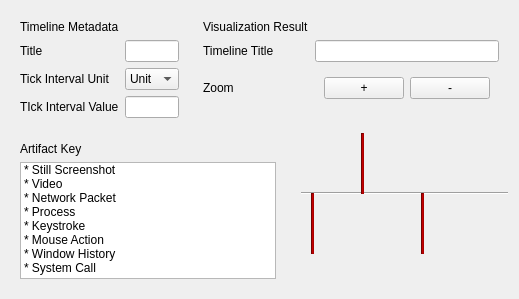
                      <widget class="QWidget" name="scrollAreaWidgetContents">
                       <property name="geometry">
                        <rect>
                         <x>0</x>
                         <y>0</y>
                         <width>519</width>
                         <height>299</height>
                        </rect>
                       </property>
                       <layout class="QGridLayout" name="gridLayout_6">
                        <item row="1" column="0" alignment="Qt::AlignTop">
                         <widget class="QFrame" name="timeline_footer">
                          <property name="frameShape">
                           <enum>QFrame::NoFrame</enum>
                          </property>
                          <property name="frameShadow">
                           <enum>QFrame::Plain</enum>
                          </property>
                          <layout class="QGridLayout" name="gridLayout_8">
                           <property name="leftMargin">
                            <number>0</number>
                           </property>
                           <property name="topMargin">
                            <number>0</number>
                           </property>
                           <property name="rightMargin">
                            <number>0</number>
                           </property>
                           <property name="bottomMargin">
                            <number>0</number>
                           </property>
                           <item row="0" column="0" alignment="Qt::AlignLeft">
                            <widget class="QFrame" name="timeline_legend">
                             <property name="frameShape">
                              <enum>QFrame::NoFrame</enum>
                             </property>
                             <property name="frameShadow">
                              <enum>QFrame::Raised</enum>
                             </property>
                             <layout class="QVBoxLayout" name="verticalLayout_2">
                              <item>
                               <widget class="QLabel" name="label_35">
                                <property name="text">
                                 <string>Artifact Key</string>
                                </property>
                               </widget>
                              </item>
                              <item>
                               <widget class="QListWidget" name="listWidget">
                                <item>
                                 <property name="text">
                                  <string>* Still Screenshot</string>
                                 </property>
                                </item>
                                <item>
                                 <property name="text">
                                  <string>* Video</string>
                                 </property>
                                </item>
                                <item>
                                 <property name="text">
                                  <string>* Network Packet</string>
                                 </property>
                                </item>
                                <item>
                                 <property name="text">
                                  <string>* Process</string>
                                 </property>
                                </item>
                                <item>
                                 <property name="text">
                                  <string>* Keystroke</string>
                                 </property>
                                </item>
                                <item>
                                 <property name="text">
                                  <string>* Mouse Action</string>
                                 </property>
                                </item>
                                <item>
                                 <property name="text">
                                  <string>* Window History</string>
                                 </property>
                                </item>
                                <item>
                                 <property name="text">
                                  <string>* System Call</string>
                                 </property>
                                </item>
                               </widget>
                              </item>
                             </layout>
                            </widget>
                           </item>
                           <item row="0" column="1">
                            <widget class="QFrame" name="frame_3">
                             <property name="frameShape">
                              <enum>QFrame::NoFrame</enum>
                             </property>
                             <property name="frameShadow">
                              <enum>QFrame::Plain</enum>
                             </property>
                             <widget class="Line" name="line">
                              <property name="geometry">
                               <rect>
                                <x>10</x>
                                <y>50</y>
                                <width>341</width>
                                <height>20</height>
                               </rect>
                              </property>
                              <property name="orientation">
                               <enum>Qt::Horizontal</enum>
                              </property>
                             </widget>
                             <widget class="Line" name="line_2">
                              <property name="geometry">
                               <rect>
                                <x>20</x>
                                <y>60</y>
                                <width>3</width>
                                <height>61</height>
                               </rect>
                              </property>
                              <property name="styleSheet">
                               <string notr="true">background-color: rgb(170, 0, 0);
border-color: rgb(170, 0, 0);</string>
                              </property>
                              <property name="orientation">
                               <enum>Qt::Vertical</enum>
                              </property>
                             </widget>
                             <widget class="Line" name="line_3">
                              <property name="geometry">
                               <rect>
                                <x>70</x>
                                <y>0</y>
                                <width>3</width>
                                <height>61</height>
                               </rect>
                              </property>
                              <property name="styleSheet">
                               <string notr="true">background-color: rgb(170, 0, 0);
border-color: rgb(170, 0, 0);</string>
                              </property>
                              <property name="orientation">
                               <enum>Qt::Vertical</enum>
                              </property>
                             </widget>
                             <widget class="Line" name="line_5">
                              <property name="geometry">
                               <rect>
                                <x>230</x>
                                <y>0</y>
                                <width>3</width>
                                <height>61</height>
                               </rect>
                              </property>
                              <property name="styleSheet">
                               <string notr="true">background-color: rgb(170, 0, 0);
border-color: rgb(170, 0, 0);</string>
                              </property>
                              <property name="orientation">
                               <enum>Qt::Vertical</enum>
                              </property>
                             </widget>
                             <widget class="Line" name="line_6">
                              <property name="geometry">
                               <rect>
                                <x>280</x>
                                <y>60</y>
                                <width>3</width>
                                <height>61</height>
                               </rect>
                              </property>
                              <property name="styleSheet">
                               <string notr="true">background-color: rgb(170, 0, 0);
border-color: rgb(170, 0, 0);</string>
                              </property>
                              <property name="orientation">
                               <enum>Qt::Vertical</enum>
                              </property>
                             </widget>
                             <widget class="Line" name="line_7">
                              <property name="geometry">
                               <rect>
                                <x>340</x>
                                <y>0</y>
                                <width>3</width>
                                <height>61</height>
                               </rect>
                              </property>
                              <property name="styleSheet">
                               <string notr="true">background-color: rgb(170, 0, 0);
border-color: rgb(170, 0, 0);</string>
                              </property>
                              <property name="orientation">
                               <enum>Qt::Vertical</enum>
                              </property>
                             </widget>
                             <widget class="Line" name="line_8">
                              <property name="geometry">
                               <rect>
                                <x>10</x>
                                <y>200</y>
                                <width>391</width>
                                <height>16</height>
                               </rect>
                              </property>
                              <property name="orientation">
                               <enum>Qt::Horizontal</enum>
                              </property>
                             </widget>
                             <widget class="Line" name="line_4">
                              <property name="geometry">
                               <rect>
                                <x>130</x>
                                <y>60</y>
                                <width>3</width>
                                <height>61</height>
                               </rect>
                              </property>
                              <property name="styleSheet">
                               <string notr="true">background-color: rgb(170, 0, 0);</string>
                              </property>
                              <property name="orientation">
                               <enum>Qt::Vertical</enum>
                              </property>
                             </widget>
                             <widget class="QLabel" name="label_36">
                              <property name="geometry">
                               <rect>
                                <x>10</x>
                                <y>230</y>
                                <width>61</width>
                                <height>16</height>
                               </rect>
                              </property>
                              <property name="text">
                               <string>9/11/2021</string>
                              </property>
                             </widget>
                             <widget class="QLabel" name="label_37">
                              <property name="geometry">
                               <rect>
                                <x>110</x>
                                <y>230</y>
                                <width>61</width>
                                <height>16</height>
                               </rect>
                              </property>
                              <property name="text">
                               <string>9/13/2021</string>
                              </property>
                             </widget>
                             <widget class="QLabel" name="label_38">
                              <property name="geometry">
                               <rect>
                                <x>210</x>
                                <y>230</y>
                                <width>61</width>
                                <height>16</height>
                               </rect>
                              </property>
                              <property name="text">
                               <string>9/15/2021</string>
                              </property>
                             </widget>
                             <widget class="QLabel" name="label_39">
                              <property name="geometry">
                               <rect>
                                <x>320</x>
                                <y>230</y>
                                <width>61</width>
                                <height>16</height>
                               </rect>
                              </property>
                              <property name="text">
                               <string>9/18/2021</string>
                              </property>
                             </widget>
                             <widget class="Line" name="line_9">
                              <property name="geometry">
                               <rect>
                                <x>20</x>
                                <y>200</y>
                                <width>16</width>
                                <height>21</height>
                               </rect>
                              </property>
                              <property name="orientation">
                               <enum>Qt::Vertical</enum>
                              </property>
                             </widget>
                             <widget class="Line" name="line_10">
                              <property name="geometry">
                               <rect>
                                <x>120</x>
                                <y>200</y>
                                <width>16</width>
                                <height>21</height>
                               </rect>
                              </property>
                              <property name="orientation">
                               <enum>Qt::Vertical</enum>
                              </property>
                             </widget>
                             <widget class="Line" name="line_11">
                              <property name="geometry">
                               <rect>
                                <x>220</x>
                                <y>200</y>
                                <width>16</width>
                                <height>21</height>
                               </rect>
                              </property>
                              <property name="orientation">
                               <enum>Qt::Vertical</enum>
                              </property>
                             </widget>
                             <widget class="Line" name="line_12">
                              <property name="geometry">
                               <rect>
                                <x>330</x>
                                <y>200</y>
                                <width>16</width>
                                <height>21</height>
                               </rect>
                              </property>
                              <property name="orientation">
                               <enum>Qt::Vertical</enum>
                              </property>
                             </widget>
                            </widget>
                           </item>
                          </layout>
                         </widget>
                        </item>
                        <item row="0" column="0" alignment="Qt::AlignTop">
                         <widget class="QFrame" name="timeline_header">
                          <property name="autoFillBackground">
                           <bool>false</bool>
                          </property>
                          <property name="frameShape">
                           <enum>QFrame::NoFrame</enum>
                          </property>
                          <property name="frameShadow">
                           <enum>QFrame::Plain</enum>
                          </property>
                          <layout class="QGridLayout" name="gridLayout_4">
                           <property name="leftMargin">
                            <number>0</number>
                           </property>
                           <property name="topMargin">
                            <number>0</number>
                           </property>
                           <property name="rightMargin">
                            <number>0</number>
                           </property>
                           <property name="bottomMargin">
                            <number>0</number>
                           </property>
                           <property name="horizontalSpacing">
                            <number>6</number>
                           </property>
                           <item row="0" column="0" alignment="Qt::AlignLeft">
                            <widget class="QFrame" name="timeline_metadata">
                             <property name="frameShape">
                              <enum>QFrame::NoFrame</enum>
                             </property>
                             <property name="frameShadow">
                              <enum>QFrame::Plain</enum>
                             </property>
                             <layout class="QGridLayout" name="gridLayout_7">
                              <item row="0" column="0">
                               <widget class="QLabel" name="label_31">
                                <property name="text">
                                 <string>Timeline Metadata</string>
                                </property>
                               </widget>
                              </item>
                              <item row="1" column="0">
                               <widget class="QLabel" name="label_32">
                                <property name="text">
                                 <string>Title</string>
                                </property>
                               </widget>
                              </item>
                              <item row="1" column="1">
                               <widget class="QLineEdit" name="lineEdit">
                                <property name="text">
                                 <string/>
                                </property>
                               </widget>
                              </item>
                              <item row="2" column="0">
                               <widget class="QLabel" name="label_33">
                                <property name="text">
                                 <string>Tick Interval Unit</string>
                                </property>
                               </widget>
                              </item>
                              <item row="2" column="1">
                               <widget class="QComboBox" name="comboBox">
                                <item>
                                 <property name="text">
                                  <string>Unit</string>
                                 </property>
                                </item>
                               </widget>
                              </item>
                              <item row="3" column="0">
                               <widget class="QLabel" name="label_34">
                                <property name="text">
                                 <string>TIck Interval Value</string>
                                </property>
                               </widget>
                              </item>
                              <item row="3" column="1">
                               <widget class="QLineEdit" name="lineEdit_2"/>
                              </item>
                             </layout>
                            </widget>
                           </item>
                           <item row="0" column="1" alignment="Qt::AlignLeft|Qt::AlignTop">
                            <widget class="QFrame" name="timeline_title">
                             <property name="frameShape">
                              <enum>QFrame::NoFrame</enum>
                             </property>
                             <property name="frameShadow">
                              <enum>QFrame::Raised</enum>
                             </property>
                             <layout class="QGridLayout" name="gridLayout_5">
                              <item row="0" column="0">
                               <widget class="QLabel" name="label_5">
                                <property name="text">
                                 <string>Visualization Result</string>
                                </property>
                               </widget>
                              </item>
                              <item row="1" column="0">
                               <widget class="QLabel" name="label_7">
                                <property name="text">
                                 <string>Timeline Title</string>
                                </property>
                               </widget>
                              </item>
                              <item row="1" column="1">
                               <widget class="QLineEdit" name="lineEdit_3"/>
                              </item>
                              <item row="2" column="1">
                               <widget class="QFrame" name="frame_2">
                                <property name="frameShape">
                                 <enum>QFrame::NoFrame</enum>
                                </property>
                                <property name="frameShadow">
                                 <enum>QFrame::Raised</enum>
                                </property>
                                <layout class="QHBoxLayout" name="horizontalLayout_3">
                                 <item>
                                  <widget class="QPushButton" name="pushButton_2">
                                   <property name="text">
                                    <string>+</string>
                                   </property>
                                  </widget>
                                 </item>
                                 <item>
                                  <widget class="QPushButton" name="pushButton_3">
                                   <property name="text">
                                    <string>-</string>
                                   </property>
                                  </widget>
                                 </item>
                                </layout>
                               </widget>
                              </item>
                              <item row="2" column="0">
                               <widget class="QLabel" name="label_40">
                                <property name="text">
                                 <string>Zoom</string>
                                </property>
                               </widget>
                              </item>
                             </layout>
                            </widget>
                           </item>
                          </layout>
                         </widget>
                        </item>
                       </layout>
                      </widget>
